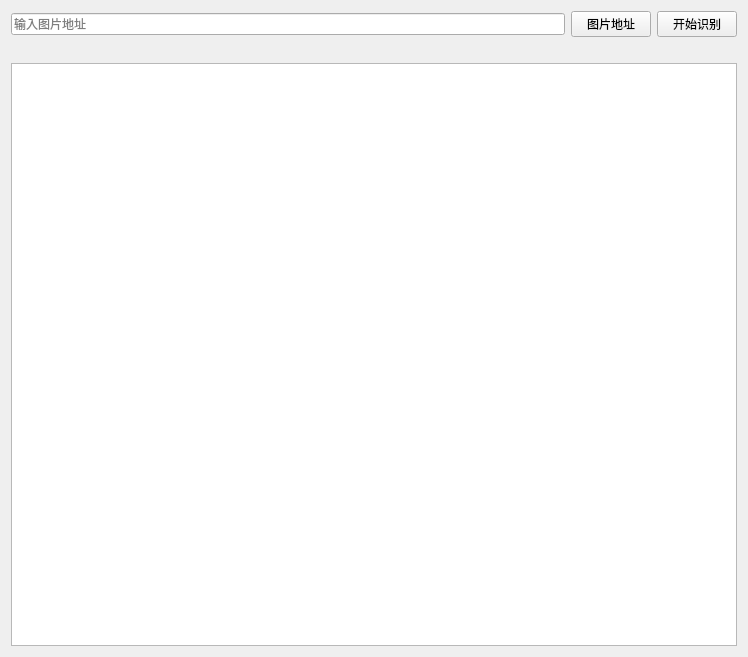
<?xml version="1.0" encoding="UTF-8"?>
<ui version="4.0">
 <class>imageRecognize</class>
 <widget class="QWidget" name="imageRecognize">
  <property name="geometry">
   <rect>
    <x>0</x>
    <y>0</y>
    <width>748</width>
    <height>657</height>
   </rect>
  </property>
  <property name="windowTitle">
   <string>Form</string>
  </property>
  <layout class="QVBoxLayout" name="verticalLayout">
   <item>
    <layout class="QHBoxLayout" name="horizontalLayout">
     <item>
      <widget class="QLineEdit" name="image_file">
       <property name="placeholderText">
        <string>输入图片地址</string>
       </property>
      </widget>
     </item>
     <item>
      <widget class="QPushButton" name="image_file_button">
       <property name="text">
        <string>图片地址</string>
       </property>
      </widget>
     </item>
     <item>
      <widget class="QPushButton" name="startRecognize">
       <property name="text">
        <string>开始识别</string>
       </property>
      </widget>
     </item>
    </layout>
   </item>
   <item>
    <widget class="QLabel" name="image">
     <property name="text">
      <string/>
     </property>
    </widget>
   </item>
   <item>
    <widget class="QTableWidget" name="tableWidget"/>
   </item>
  </layout>
 </widget>
 <resources/>
 <connections/>
</ui>
